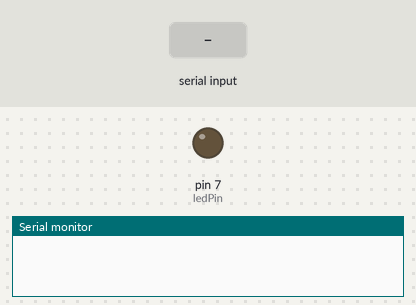
The sketch below on a simulated Arduino Uno, built with avr-gcc and run on an emulated ATmega328P. On the bench: output pins drawn as LEDs (lit = HIGH), the last lines printed to the serial monitor. The test bench sets the inputs (shaded band).

Above: at 2.2 s.
2.3 s: "hi" received over the second serial link
At 3.1 s:
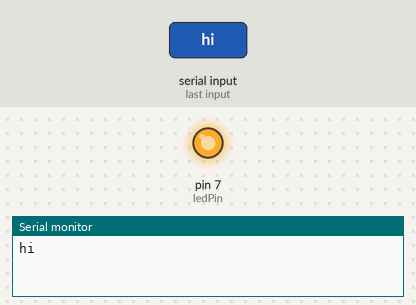
3.8 s: "1" received over the second serial link
At 4.3 s:
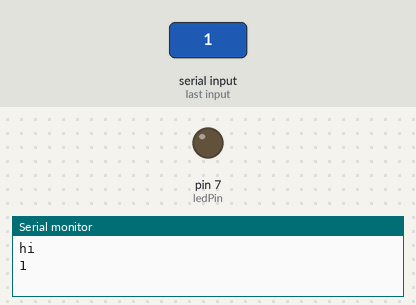
Timing chart, 0 to 6.8 s (numbered marks = the images above; inputs shaded):
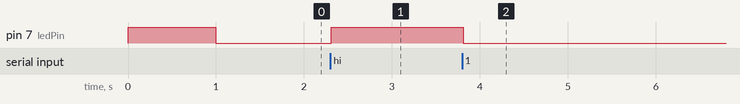

The sketch:

bluetooth_HM-10.ino
```cpp
#include <AltSoftSerial.h>
#define ledPin PD7


AltSoftSerial mySerial;


void sendCommand(String command) {
  Serial.println("Command to send: " + command);  // Print the command being sent

  // Clear the buffer before sending a new command
  while (mySerial.available()) {
    mySerial.read();  // Read and discard any remaining data
  }

  // Send command to Bluetooth module
  mySerial.print(command);
  //mySerial.print("\r\n");

  // Wait briefly to ensure command is sent
  delay(200);

  // Prepare to collect the response
  String response = "";  // Initialize an empty string to store the response
  unsigned long timeout = millis() + 10000;  // Set a timeout of 2 seconds

  // Read response from Bluetooth module
  while (millis() < timeout ) {
    if (mySerial.available()) {

      char receivedChar = mySerial.read();  // Read a single character
      response += receivedChar;  // Append character to response string
    }
  }

  if (response == "") {
    sendCommand(command);
    return;
  }

  // Print the complete response to the Serial monitor
  Serial.println(response);
}

boolean isResonseReady() {
  return mySerial.available();
}

String waitForResponse() {

  // Prepare to collect the response
  String response = "";  // Initialize an empty string to store the response

  // Read response from Bluetooth module
  while (mySerial.available()) {
      char receivedChar = mySerial.read();  // Read a single character
      response += receivedChar;  // Append character to response string
  }

  if (response != "") {
    mySerial.print("THX :)\r\n");
  }
  // Print the complete response to the Serial monitor
  return response;
}


void setup() {
  Serial.begin(9600);
  mySerial.begin(9600);
  pinMode(ledPin, OUTPUT);
  digitalWrite(ledPin, HIGH);
  delay(1000);
  digitalWrite(ledPin, LOW);

 // sendCommand("AT+VERS?");

 // sendCommand("AT+TYPE?");
 // sendCommand("AT+NAMEMIKABLE");
 // sendCommand("AT+TYPE2");
 // sendCommand("AT+PASS123456");
// sendCommand("AT+TYPE?");
 //sendCommand("AT+ADDR?");

 // Configuring the slave
 //sendCommand("AT+ADVI0");
 //sendCommand("AT+ROLE0");
// sendCommand("AT+FLAG0");

  // put your setup code here, to run once:

}
void loop() {
  delay(10);
  String x;
  // put your main code here, to run repeatedly:
  while ((x = waitForResponse()) != NULL) {
    Serial.println(x);
    if (strncmp(x.c_str(), "hi", 2) == 0) {
      digitalWrite(ledPin, HIGH);
    } else {
      digitalWrite(ledPin, LOW);
    }
  }
}
```

Measured:
- after the input at 2.3 s, pin 7 (ledPin): LOW → HIGH at once
- after the input at 3.8 s, pin 7 (ledPin): HIGH → LOW at once
